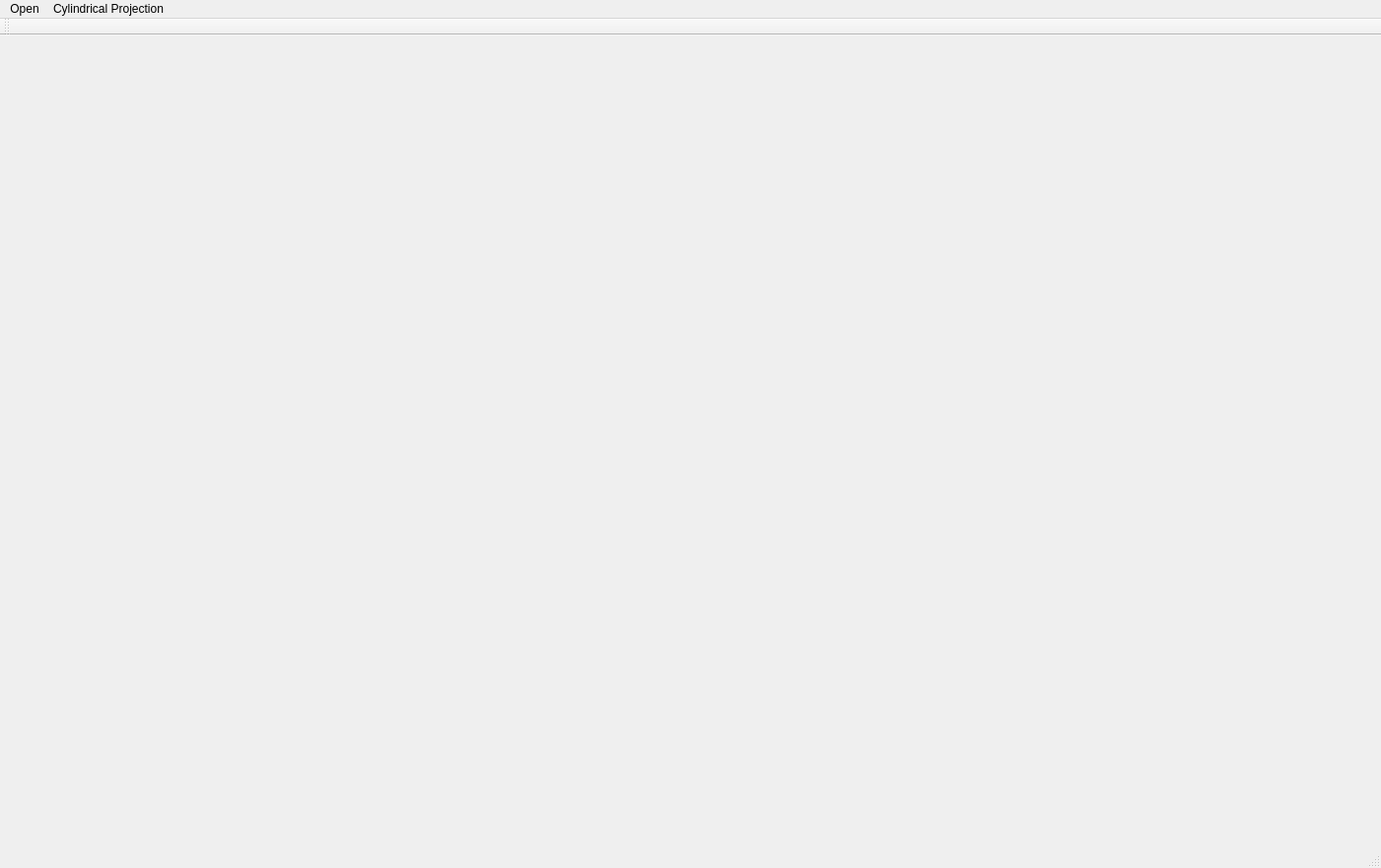
<?xml version="1.0" encoding="UTF-8"?>
<ui version="4.0">
 <class>QtGuiApplication3Class</class>
 <widget class="QMainWindow" name="QtGuiApplication3Class">
  <property name="geometry">
   <rect>
    <x>0</x>
    <y>0</y>
    <width>1401</width>
    <height>881</height>
   </rect>
  </property>
  <property name="windowTitle">
   <string>QtGuiApplication3</string>
  </property>
  <widget class="QWidget" name="centralWidget">
   <widget class="QLabel" name="label">
    <property name="geometry">
     <rect>
      <x>30</x>
      <y>30</y>
      <width>351</width>
      <height>231</height>
     </rect>
    </property>
    <property name="text">
     <string/>
    </property>
   </widget>
   <widget class="QLabel" name="label_2">
    <property name="geometry">
     <rect>
      <x>410</x>
      <y>30</y>
      <width>351</width>
      <height>231</height>
     </rect>
    </property>
    <property name="text">
     <string/>
    </property>
   </widget>
   <widget class="QLabel" name="label_4">
    <property name="geometry">
     <rect>
      <x>30</x>
      <y>290</y>
      <width>351</width>
      <height>231</height>
     </rect>
    </property>
    <property name="text">
     <string/>
    </property>
   </widget>
   <widget class="QLabel" name="label_3">
    <property name="geometry">
     <rect>
      <x>790</x>
      <y>30</y>
      <width>351</width>
      <height>231</height>
     </rect>
    </property>
    <property name="text">
     <string/>
    </property>
   </widget>
   <widget class="QLabel" name="label_5">
    <property name="geometry">
     <rect>
      <x>410</x>
      <y>290</y>
      <width>351</width>
      <height>231</height>
     </rect>
    </property>
    <property name="text">
     <string/>
    </property>
   </widget>
   <widget class="QLabel" name="label_6">
    <property name="geometry">
     <rect>
      <x>790</x>
      <y>290</y>
      <width>351</width>
      <height>231</height>
     </rect>
    </property>
    <property name="text">
     <string/>
    </property>
   </widget>
  </widget>
  <widget class="QToolBar" name="mainToolBar">
   <attribute name="toolBarArea">
    <enum>TopToolBarArea</enum>
   </attribute>
   <attribute name="toolBarBreak">
    <bool>false</bool>
   </attribute>
  </widget>
  <widget class="QStatusBar" name="statusBar"/>
  <widget class="QMenuBar" name="menuBar">
   <property name="geometry">
    <rect>
     <x>0</x>
     <y>0</y>
     <width>1401</width>
     <height>21</height>
    </rect>
   </property>
   <widget class="QMenu" name="menuopen">
    <property name="title">
     <string>Open</string>
    </property>
    <addaction name="actionOpen_image"/>
    <addaction name="actionOpen_Image_2"/>
    <addaction name="actionOpen_Image_3"/>
    <addaction name="actionOpen_Image_4"/>
    <addaction name="actionOpen_Image_5"/>
    <addaction name="actionOpen_Image_6"/>
   </widget>
   <widget class="QMenu" name="menuHistogram">
    <property name="title">
     <string>Cylindrical Projection</string>
    </property>
    <addaction name="actionCylindrical_Projection_image_1"/>
    <addaction name="actionInterpolation"/>
   </widget>
   <addaction name="menuopen"/>
   <addaction name="menuHistogram"/>
  </widget>
  <action name="actionOpen_image">
   <property name="text">
    <string>Open Image 1</string>
   </property>
  </action>
  <action name="action45">
   <property name="text">
    <string>45</string>
   </property>
  </action>
  <action name="action90">
   <property name="text">
    <string>90</string>
   </property>
  </action>
  <action name="action135">
   <property name="text">
    <string>180</string>
   </property>
  </action>
  <action name="actionCylindrical_Projection_image_1">
   <property name="text">
    <string>Cylindrical Projection</string>
   </property>
  </action>
  <action name="actionCylindrical_Projection_image_2">
   <property name="text">
    <string>Cylindrical Projection_image 2</string>
   </property>
  </action>
  <action name="actionOpen_Image_2">
   <property name="text">
    <string>Open Image 2</string>
   </property>
  </action>
  <action name="actionOpen_Image_3">
   <property name="text">
    <string>Open Image 3</string>
   </property>
  </action>
  <action name="actionOpen_Image_4">
   <property name="text">
    <string>Open Image 4</string>
   </property>
  </action>
  <action name="actionOpen_Image_5">
   <property name="text">
    <string>Open Image 5</string>
   </property>
  </action>
  <action name="actionOpen_Image_6">
   <property name="text">
    <string>Open Image 6</string>
   </property>
  </action>
  <action name="actionCylindrical_Projection_image_3">
   <property name="text">
    <string>Cylindrical Projection_image 3</string>
   </property>
  </action>
  <action name="actionCylindrical_Projection_image_4">
   <property name="text">
    <string>Cylindrical Projection_image 4</string>
   </property>
  </action>
  <action name="actionCylindrical_Projection_image_5">
   <property name="text">
    <string>Cylindrical Projection_image 5</string>
   </property>
  </action>
  <action name="actionCylindrical_Projection_image_6">
   <property name="text">
    <string>Cylindrical Projection_image 6</string>
   </property>
  </action>
  <action name="actionInterpolation">
   <property name="text">
    <string>Interpolation</string>
   </property>
  </action>
 </widget>
 <layoutdefault spacing="6" margin="11"/>
 <resources>
  <include location="QtGuiApplication3.qrc"/>
 </resources>
 <connections/>
</ui>
